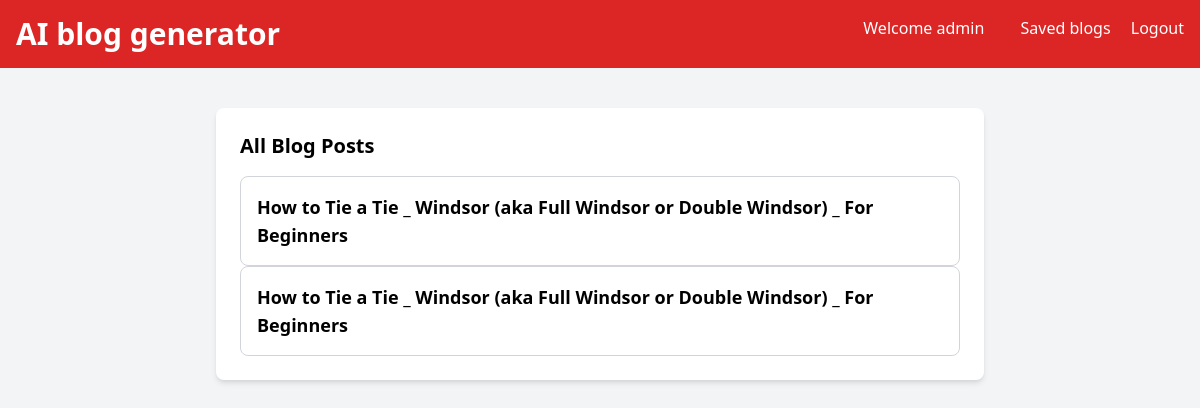
The page /blog-list (signed in) on the database its author committed.
### blog_generator/models.py (models this page shows, shortened)
class BlogPost(models.Model):
    user = models.ForeignKey(User, on_delete=models.CASCADE)
    youtube_title = models.CharField(max_length=300)
    youtube_link = models.URLField()
    generated_content = models.TextField()
    created_at = models.DateTimeField(auto_now_add=True)

### blog_generator/views.py (the view)
# urls.py: path('blog-list', views.blog_list, name='blog-list'),
def blog_list(request):
    blog_articles = BlogPost.objects.filter(user=request.user)
    return render(request, "all-blogs.html", {'blog_articles': blog_articles})

### templates/all-blogs.html (shortened to what this page needs)
<!DOCTYPE html>
<html lang="en">
<head>
    <link href="https://cdn.jsdelivr.net/npm/tailwindcss@2.2.19/dist/tailwind.min.css" rel="stylesheet">
</head>
<body class="bg-gray-100 font-sans antialiased">
    <nav class="bg-red-600 p-4 text-white flex justify-between">
        <div>
            <h1 class="text-3xl font-bold">AI blog generator</h1>
        </div>
        <div>
            <a href="#" class="text-white hover:underline mx-4">Welcome {{ user.username }}</a>
            <a href="/blog-list" class="text-white hover:underline mx-4">Saved blogs</a>
            <a href="#" class="text-white hover:underline">Logout</a>
        </div>
    </nav>
    <div class="container mx-auto mt-10 px-4 sm:px-0">
        <div class="max-w-3xl mx-auto bg-white p-6 rounded-lg shadow-md">
            <section>
                <h2 class="text-xl mb-4 font-semibold">All Blog Posts</h2>
                <div class="space-y-4">
                    {% for article in blog_articles reversed %}
                    <a href="blog-details/{{article.id}}">
                        <div class="border border-gray-300 p-4 rounded-lg">
                            <h3 class="text-lg font-semibold">{{article.youtube_title}}</h3>
                        </div>
                    </a>
                    {% endfor %}
                </div>
            </section>
        </div>
    </div>
</body>
</html>

### rows shown on the page
BlogPost: youtube_title "How to Tie a Tie _ Windsor (aka Full Windsor or Double Windsor) _ For Beginners"
BlogPost: youtube_title "How to Tie a Tie _ Windsor (aka Full Windsor or Double Windsor) _ For Beginners"

### other values the page prints
{{ user.username }} "admin"
